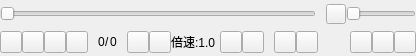
<?xml version="1.0" encoding="UTF-8"?>
<ui version="4.0">
 <class>CtrlBar</class>
 <widget class="QWidget" name="CtrlBar">
  <property name="geometry">
   <rect>
    <x>0</x>
    <y>0</y>
    <width>416</width>
    <height>56</height>
   </rect>
  </property>
  <property name="sizePolicy">
   <sizepolicy hsizetype="Preferred" vsizetype="Fixed">
    <horstretch>0</horstretch>
    <verstretch>0</verstretch>
   </sizepolicy>
  </property>
  <property name="minimumSize">
   <size>
    <width>416</width>
    <height>56</height>
   </size>
  </property>
  <property name="maximumSize">
   <size>
    <width>16777215</width>
    <height>56</height>
   </size>
  </property>
  <property name="windowTitle">
   <string>Form</string>
  </property>
  <layout class="QVBoxLayout" name="verticalLayout">
   <property name="spacing">
    <number>0</number>
   </property>
   <property name="leftMargin">
    <number>0</number>
   </property>
   <property name="topMargin">
    <number>0</number>
   </property>
   <property name="rightMargin">
    <number>0</number>
   </property>
   <property name="bottomMargin">
    <number>0</number>
   </property>
   <item>
    <widget class="QWidget" name="widget_2" native="true">
     <property name="sizePolicy">
      <sizepolicy hsizetype="Preferred" vsizetype="Fixed">
       <horstretch>0</horstretch>
       <verstretch>0</verstretch>
      </sizepolicy>
     </property>
     <property name="minimumSize">
      <size>
       <width>416</width>
       <height>28</height>
      </size>
     </property>
     <property name="maximumSize">
      <size>
       <width>16777215</width>
       <height>28</height>
      </size>
     </property>
     <layout class="QHBoxLayout" name="horizontalLayout_2">
      <property name="spacing">
       <number>0</number>
      </property>
      <property name="leftMargin">
       <number>0</number>
      </property>
      <property name="topMargin">
       <number>0</number>
      </property>
      <property name="rightMargin">
       <number>0</number>
      </property>
      <property name="bottomMargin">
       <number>0</number>
      </property>
      <item>
       <widget class="mySlider" name="playSlider">
        <property name="sizePolicy">
         <sizepolicy hsizetype="Expanding" vsizetype="Fixed">
          <horstretch>0</horstretch>
          <verstretch>0</verstretch>
         </sizepolicy>
        </property>
        <property name="pageStep">
         <number>10</number>
        </property>
        <property name="orientation">
         <enum>Qt::Orientation::Horizontal</enum>
        </property>
       </widget>
      </item>
      <item>
       <spacer name="horizontalSpacer_4">
        <property name="orientation">
         <enum>Qt::Orientation::Horizontal</enum>
        </property>
        <property name="sizeType">
         <enum>QSizePolicy::Policy::Fixed</enum>
        </property>
        <property name="sizeHint" stdset="0">
         <size>
          <width>10</width>
          <height>20</height>
         </size>
        </property>
       </spacer>
      </item>
      <item>
       <widget class="QPushButton" name="volume">
        <property name="minimumSize">
         <size>
          <width>20</width>
          <height>20</height>
         </size>
        </property>
        <property name="maximumSize">
         <size>
          <width>20</width>
          <height>20</height>
         </size>
        </property>
        <property name="text">
         <string/>
        </property>
       </widget>
      </item>
      <item>
       <widget class="mySlider" name="volumeSlider">
        <property name="maximumSize">
         <size>
          <width>70</width>
          <height>16777215</height>
         </size>
        </property>
        <property name="orientation">
         <enum>Qt::Orientation::Horizontal</enum>
        </property>
       </widget>
      </item>
     </layout>
    </widget>
   </item>
   <item>
    <widget class="QWidget" name="widget_3" native="true">
     <property name="sizePolicy">
      <sizepolicy hsizetype="Preferred" vsizetype="Fixed">
       <horstretch>0</horstretch>
       <verstretch>0</verstretch>
      </sizepolicy>
     </property>
     <property name="minimumSize">
      <size>
       <width>416</width>
       <height>28</height>
      </size>
     </property>
     <property name="maximumSize">
      <size>
       <width>16777215</width>
       <height>28</height>
      </size>
     </property>
     <layout class="QHBoxLayout" name="horizontalLayout_3">
      <property name="spacing">
       <number>0</number>
      </property>
      <property name="leftMargin">
       <number>0</number>
      </property>
      <property name="topMargin">
       <number>0</number>
      </property>
      <property name="rightMargin">
       <number>0</number>
      </property>
      <property name="bottomMargin">
       <number>0</number>
      </property>
      <item>
       <widget class="QPushButton" name="playOrPauseBtn">
        <property name="minimumSize">
         <size>
          <width>22</width>
          <height>22</height>
         </size>
        </property>
        <property name="maximumSize">
         <size>
          <width>22</width>
          <height>22</height>
         </size>
        </property>
        <property name="text">
         <string/>
        </property>
       </widget>
      </item>
      <item>
       <widget class="QPushButton" name="stopBtn">
        <property name="minimumSize">
         <size>
          <width>22</width>
          <height>22</height>
         </size>
        </property>
        <property name="maximumSize">
         <size>
          <width>22</width>
          <height>22</height>
         </size>
        </property>
        <property name="text">
         <string/>
        </property>
       </widget>
      </item>
      <item>
       <widget class="QPushButton" name="prevBtn">
        <property name="minimumSize">
         <size>
          <width>22</width>
          <height>22</height>
         </size>
        </property>
        <property name="maximumSize">
         <size>
          <width>22</width>
          <height>22</height>
         </size>
        </property>
        <property name="text">
         <string/>
        </property>
       </widget>
      </item>
      <item>
       <widget class="QPushButton" name="nextBtn">
        <property name="minimumSize">
         <size>
          <width>22</width>
          <height>22</height>
         </size>
        </property>
        <property name="maximumSize">
         <size>
          <width>22</width>
          <height>22</height>
         </size>
        </property>
        <property name="text">
         <string/>
        </property>
       </widget>
      </item>
      <item>
       <spacer name="horizontalSpacer_2">
        <property name="orientation">
         <enum>Qt::Orientation::Horizontal</enum>
        </property>
        <property name="sizeType">
         <enum>QSizePolicy::Policy::Maximum</enum>
        </property>
        <property name="sizeHint" stdset="0">
         <size>
          <width>10</width>
          <height>20</height>
         </size>
        </property>
       </spacer>
      </item>
      <item>
       <widget class="QLabel" name="playTimeEdit">
        <property name="text">
         <string>0</string>
        </property>
       </widget>
      </item>
      <item>
       <widget class="QLabel" name="space">
        <property name="maximumSize">
         <size>
          <width>5</width>
          <height>16777215</height>
         </size>
        </property>
        <property name="text">
         <string>/</string>
        </property>
       </widget>
      </item>
      <item>
       <widget class="QLabel" name="totalTimeEdit">
        <property name="text">
         <string>0</string>
        </property>
       </widget>
      </item>
      <item>
       <spacer name="horizontalSpacer_3">
        <property name="orientation">
         <enum>Qt::Orientation::Horizontal</enum>
        </property>
        <property name="sizeType">
         <enum>QSizePolicy::Policy::Maximum</enum>
        </property>
        <property name="sizeHint" stdset="0">
         <size>
          <width>10</width>
          <height>20</height>
         </size>
        </property>
       </spacer>
      </item>
      <item>
       <widget class="QPushButton" name="slowdownBtn">
        <property name="minimumSize">
         <size>
          <width>22</width>
          <height>22</height>
         </size>
        </property>
        <property name="maximumSize">
         <size>
          <width>22</width>
          <height>22</height>
         </size>
        </property>
        <property name="text">
         <string/>
        </property>
       </widget>
      </item>
      <item>
       <widget class="QPushButton" name="speedupBtn">
        <property name="minimumSize">
         <size>
          <width>22</width>
          <height>22</height>
         </size>
        </property>
        <property name="maximumSize">
         <size>
          <width>22</width>
          <height>22</height>
         </size>
        </property>
        <property name="text">
         <string/>
        </property>
       </widget>
      </item>
      <item>
       <widget class="QLabel" name="speedLabel">
        <property name="text">
         <string>倍速:1.0</string>
        </property>
       </widget>
      </item>
      <item>
       <spacer name="horizontalSpacer_6">
        <property name="orientation">
         <enum>Qt::Orientation::Horizontal</enum>
        </property>
        <property name="sizeType">
         <enum>QSizePolicy::Policy::Maximum</enum>
        </property>
        <property name="sizeHint" stdset="0">
         <size>
          <width>5</width>
          <height>20</height>
         </size>
        </property>
       </spacer>
      </item>
      <item>
       <widget class="QPushButton" name="rewindBtn">
        <property name="minimumSize">
         <size>
          <width>22</width>
          <height>22</height>
         </size>
        </property>
        <property name="maximumSize">
         <size>
          <width>22</width>
          <height>22</height>
         </size>
        </property>
        <property name="text">
         <string/>
        </property>
       </widget>
      </item>
      <item>
       <widget class="QPushButton" name="ffBtn">
        <property name="minimumSize">
         <size>
          <width>22</width>
          <height>22</height>
         </size>
        </property>
        <property name="maximumSize">
         <size>
          <width>22</width>
          <height>22</height>
         </size>
        </property>
        <property name="text">
         <string/>
        </property>
       </widget>
      </item>
      <item>
       <spacer name="horizontalSpacer_5">
        <property name="orientation">
         <enum>Qt::Orientation::Horizontal</enum>
        </property>
        <property name="sizeType">
         <enum>QSizePolicy::Policy::Maximum</enum>
        </property>
        <property name="sizeHint" stdset="0">
         <size>
          <width>10</width>
          <height>20</height>
         </size>
        </property>
       </spacer>
      </item>
      <item>
       <widget class="QPushButton" name="prevFrameBtn">
        <property name="minimumSize">
         <size>
          <width>22</width>
          <height>22</height>
         </size>
        </property>
        <property name="maximumSize">
         <size>
          <width>22</width>
          <height>22</height>
         </size>
        </property>
        <property name="text">
         <string/>
        </property>
       </widget>
      </item>
      <item>
       <widget class="QPushButton" name="nextFrameBtn">
        <property name="minimumSize">
         <size>
          <width>22</width>
          <height>22</height>
         </size>
        </property>
        <property name="maximumSize">
         <size>
          <width>22</width>
          <height>22</height>
         </size>
        </property>
        <property name="text">
         <string/>
        </property>
       </widget>
      </item>
      <item>
       <spacer name="horizontalSpacer">
        <property name="orientation">
         <enum>Qt::Orientation::Horizontal</enum>
        </property>
        <property name="sizeHint" stdset="0">
         <size>
          <width>0</width>
          <height>20</height>
         </size>
        </property>
       </spacer>
      </item>
      <item>
       <widget class="QPushButton" name="settingBtn">
        <property name="minimumSize">
         <size>
          <width>22</width>
          <height>22</height>
         </size>
        </property>
        <property name="maximumSize">
         <size>
          <width>22</width>
          <height>22</height>
         </size>
        </property>
        <property name="text">
         <string/>
        </property>
       </widget>
      </item>
      <item>
       <widget class="QPushButton" name="playListBtn">
        <property name="minimumSize">
         <size>
          <width>22</width>
          <height>22</height>
         </size>
        </property>
        <property name="maximumSize">
         <size>
          <width>22</width>
          <height>22</height>
         </size>
        </property>
        <property name="text">
         <string/>
        </property>
       </widget>
      </item>
      <item>
       <widget class="QPushButton" name="fullPlayBtn">
        <property name="minimumSize">
         <size>
          <width>22</width>
          <height>22</height>
         </size>
        </property>
        <property name="maximumSize">
         <size>
          <width>22</width>
          <height>22</height>
         </size>
        </property>
        <property name="text">
         <string/>
        </property>
       </widget>
      </item>
     </layout>
    </widget>
   </item>
  </layout>
 </widget>
 <customwidgets>
  <customwidget>
   <class>mySlider</class>
   <extends>QSlider</extends>
   <header>myslider.h</header>
  </customwidget>
 </customwidgets>
 <resources/>
 <connections/>
</ui>
